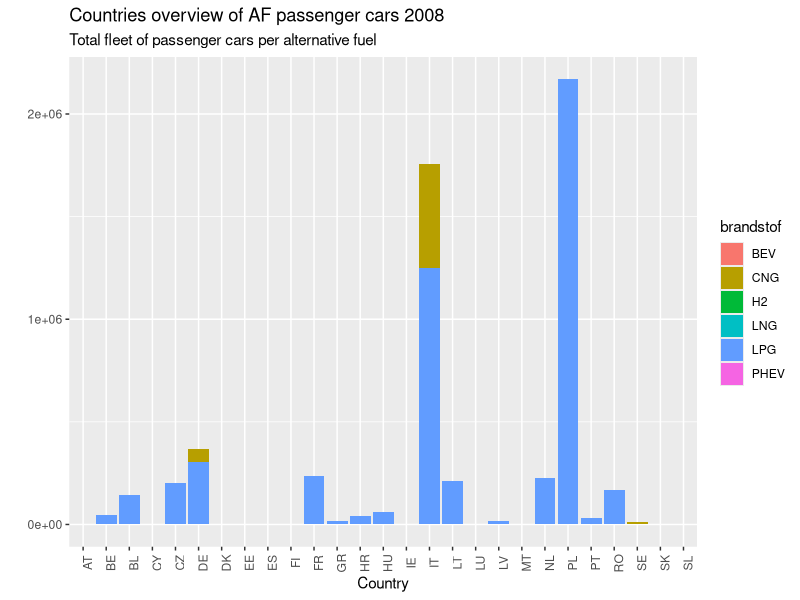
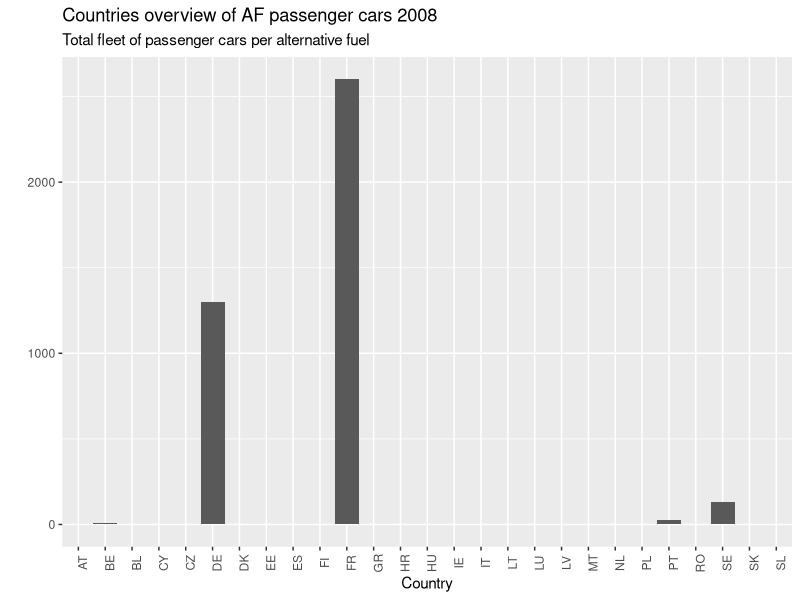
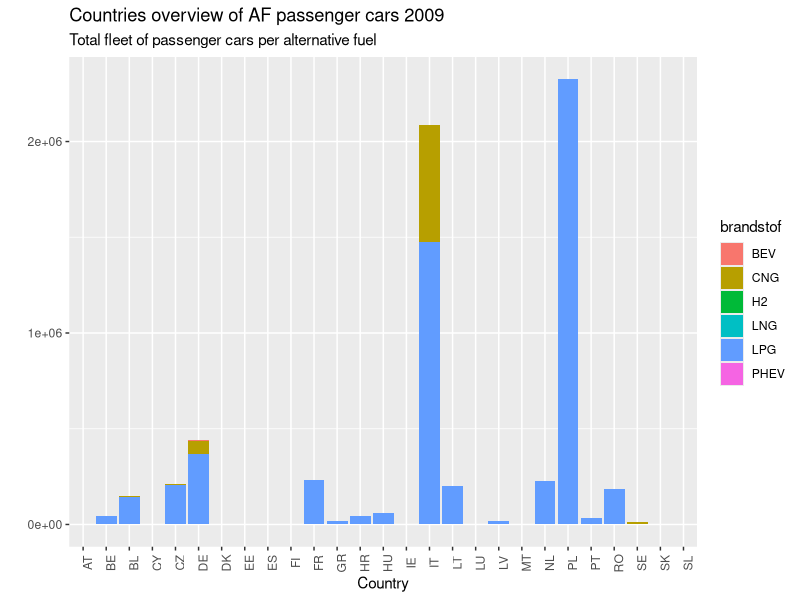
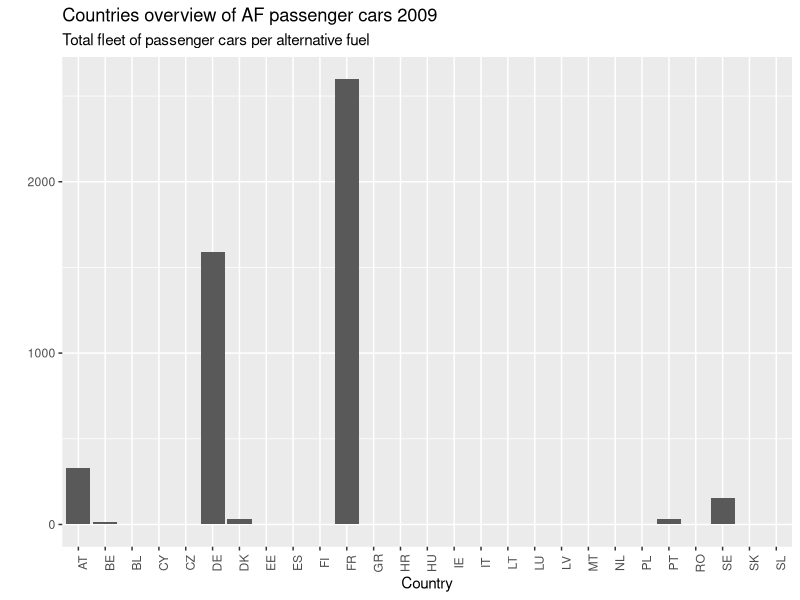
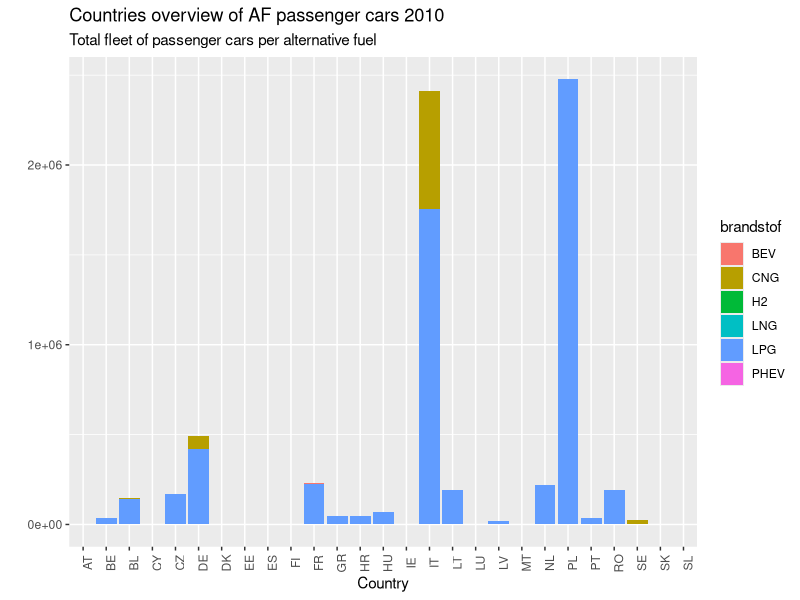
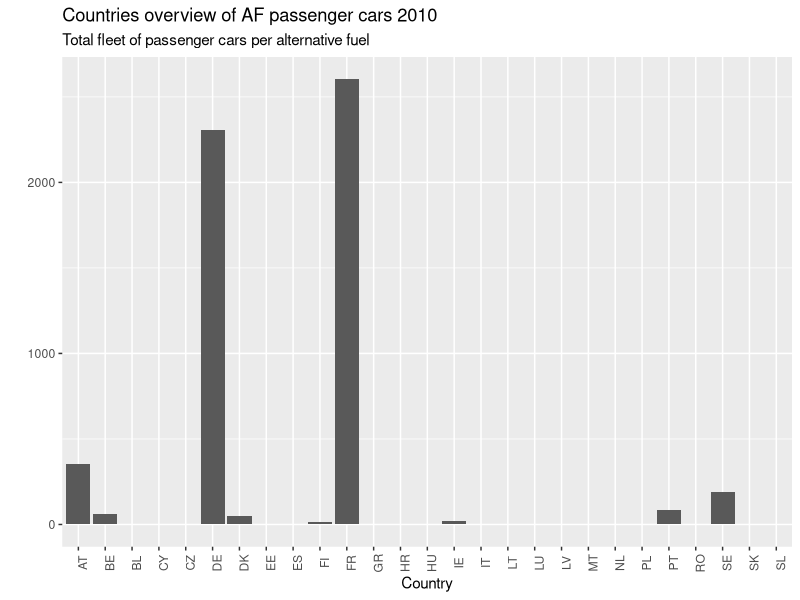
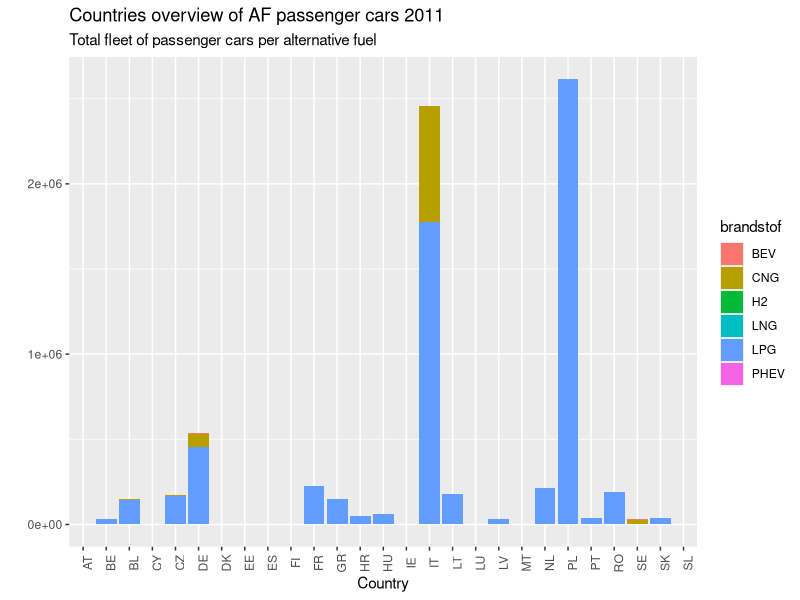
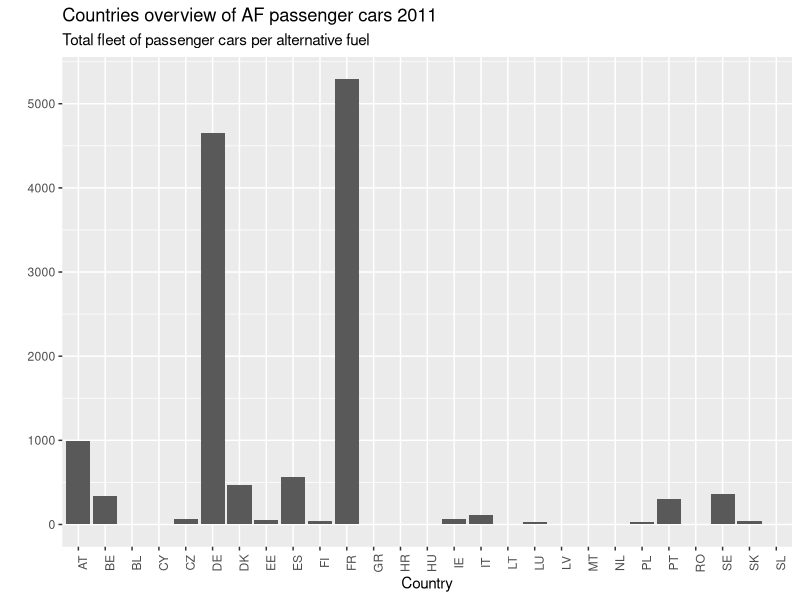

Recreate these plots in R, in order.
## ---- chunk 1
knitr::opts_chunk$set(echo = TRUE)
## ---- chunk 2
library(readr)
library(dplyr)
library(ggplot2)
library(readxl)
library(tidyr)

countriesafpassengercars <- read_xlsx("Countries overview of af passenger cars.xlsx", skip = 2 , col_types = c("text", "text", "numeric", "numeric", "numeric", "numeric", "numeric", "numeric", "numeric"))
summary(countriesafpassengercars)
## ---- chunk 3
countriesafpassengercarsev <- countriesafpassengercars %>% mutate('EV' = BEV + PHEV)
countriesafpassengercars <- countriesafpassengercars %>% gather('BEV', 'H2', 'CNG', 'LNG', 'PHEV', 'LPG', 'Total', key = 'brandstof', value = 'waardes')
## ---- chunk 4

countriesafpassengercars %>% filter(brandstof != 'Total', Year == '2008') %>% ggplot(aes(x = Country, y = waardes, fill = brandstof))+ geom_col(position = "stack") + labs(title = 'Countries overview of AF passenger cars 2008', subtitle = 'Total fleet of passenger cars per alternative fuel', y = '')  + scale_y_continuous(breaks = seq(0,10000000, by= 1000000)) + theme(axis.text.x = element_text(angle = 90))

## ---- chunk 5

countriesafpassengercarsev %>% filter(Year == '2008') %>% ggplot(aes(x = Country, y = EV))+ geom_col() + labs(title = 'Countries overview of AF passenger cars 2008', subtitle = 'Total fleet of passenger cars per alternative fuel', y = '')  + scale_y_continuous(breaks = seq(0,10000, by= 1000)) + theme(axis.text.x = element_text(angle = 90))

## ---- chunk 6

countriesafpassengercars %>% filter(brandstof != 'Total', Year == '2009') %>% ggplot(aes(x = Country, y = waardes, fill = brandstof))+ geom_col(position = "stack") + labs(title = 'Countries overview of AF passenger cars 2009', subtitle = 'Total fleet of passenger cars per alternative fuel', y = '')  + scale_y_continuous(breaks = seq(0,10000000, by= 1000000)) + theme(axis.text.x = element_text(angle = 90))

## ---- chunk 7

countriesafpassengercarsev %>% filter(Year == '2009') %>% ggplot(aes(x = Country, y = EV))+ geom_col() + labs(title = 'Countries overview of AF passenger cars 2009', subtitle = 'Total fleet of passenger cars per alternative fuel', y = '')  + scale_y_continuous(breaks = seq(0,10000, by= 1000)) + theme(axis.text.x = element_text(angle = 90))

## ---- chunk 8

countriesafpassengercars %>% filter(brandstof != 'Total', Year == '2010') %>% ggplot(aes(x = Country, y = waardes, fill = brandstof))+ geom_col(position = "stack") + labs(title = 'Countries overview of AF passenger cars 2010', subtitle = 'Total fleet of passenger cars per alternative fuel', y = '')  + scale_y_continuous(breaks = seq(0,10000000, by= 1000000)) + theme(axis.text.x = element_text(angle = 90))

## ---- chunk 9

countriesafpassengercarsev %>% filter(Year == '2010') %>% ggplot(aes(x = Country, y = EV))+ geom_col() + labs(title = 'Countries overview of AF passenger cars 2010', subtitle = 'Total fleet of passenger cars per alternative fuel', y = '')  + scale_y_continuous(breaks = seq(0,10000, by= 1000)) + theme(axis.text.x = element_text(angle = 90))

## ---- chunk 10

countriesafpassengercars %>% filter(brandstof != 'Total', Year == '2011') %>% ggplot(aes(x = Country, y = waardes, fill = brandstof))+ geom_col(position = "stack") + labs(title = 'Countries overview of AF passenger cars 2011', subtitle = 'Total fleet of passenger cars per alternative fuel', y = '')  + scale_y_continuous(breaks = seq(0,10000000, by= 1000000)) + theme(axis.text.x = element_text(angle = 90))

## ---- chunk 11

countriesafpassengercarsev %>% filter(Year == '2011') %>% ggplot(aes(x = Country, y = EV))+ geom_col() + labs(title = 'Countries overview of AF passenger cars 2011', subtitle = 'Total fleet of passenger cars per alternative fuel', y = '')  + scale_y_continuous(breaks = seq(0,10000, by= 1000)) + theme(axis.text.x = element_text(angle = 90))

## ---- chunk 12

countriesafpassengercars %>% filter(brandstof != 'Total', Year == '2012') %>% ggplot(aes(x = Country, y = waardes, fill = brandstof))+ geom_col(position = "stack") + labs(title = 'Countries overview of AF passenger cars 2012', subtitle = 'Total fleet of passenger cars per alternative fuel', y = '')  + scale_y_continuous(breaks = seq(0,10000000, by= 1000000)) + theme(axis.text.x = element_text(angle = 90))

## ---- chunk 13

countriesafpassengercarsev %>% filter(Year == '2012') %>% ggplot(aes(x = Country, y = EV))+ geom_col() + labs(title = 'Countries overview of AF passenger cars 2012', subtitle = 'Total fleet of passenger cars per alternative fuel', y = '')  + scale_y_continuous(breaks = seq(0,10000, by= 1000)) + theme(axis.text.x = element_text(angle = 90))

## ---- chunk 14

countriesafpassengercars %>% filter(brandstof != 'Total', Year == '2013') %>% ggplot(aes(x = Country, y = waardes, fill = brandstof))+ geom_col(position = "stack") + labs(title = 'Countries overview of AF passenger cars 2013', subtitle = 'Total fleet of passenger cars per alternative fuel', y = '')  + scale_y_continuous(breaks = seq(0,10000000, by= 1000000)) + theme(axis.text.x = element_text(angle = 90))

## ---- chunk 15

countriesafpassengercarsev %>% filter(Year == '2013') %>% ggplot(aes(x = Country, y = EV))+ geom_col() + labs(title = 'Countries overview of AF passenger cars 2013', subtitle = 'Total fleet of passenger cars per alternative fuel', y = '')  + scale_y_continuous(breaks = seq(0,100000, by= 10000)) + theme(axis.text.x = element_text(angle = 90))

## ---- chunk 16

countriesafpassengercars %>% filter(brandstof != 'Total', Year == '2014') %>% ggplot(aes(x = Country, y = waardes, fill = brandstof))+ geom_col(position = "stack") + labs(title = 'Countries overview of AF passenger cars 2014', subtitle = 'Total fleet of passenger cars per alternative fuel', y = '')  + scale_y_continuous(breaks = seq(0,10000000, by= 1000000)) + theme(axis.text.x = element_text(angle = 90))

## ---- chunk 17

countriesafpassengercarsev %>% filter(Year == '2014') %>% ggplot(aes(x = Country, y = EV))+ geom_col() + labs(title = 'Countries overview of AF passenger cars 2014', subtitle = 'Total fleet of passenger cars per alternative fuel', y = '')  + scale_y_continuous(breaks = seq(0,100000, by= 10000)) + theme(axis.text.x = element_text(angle = 90))

## ---- chunk 18

countriesafpassengercars %>% filter(brandstof != 'Total', Year == '2015') %>% ggplot(aes(x = Country, y = waardes, fill = brandstof))+ geom_col(position = "stack") + labs(title = 'Countries overview of AF passenger cars 2015', subtitle = 'Total fleet of passenger cars per alternative fuel', y = '')  + scale_y_continuous(breaks = seq(0,10000000, by= 1000000)) + theme(axis.text.x = element_text(angle = 90))

## ---- chunk 19

countriesafpassengercarsev %>% filter(Year == '2015') %>% ggplot(aes(x = Country, y = EV))+ geom_col() + labs(title = 'Countries overview of AF passenger cars 2015', subtitle = 'Total fleet of passenger cars per alternative fuel', y = '')  + scale_y_continuous(breaks = seq(0,100000, by= 10000)) + theme(axis.text.x = element_text(angle = 90))

## ---- chunk 20

countriesafpassengercars %>% filter(brandstof != 'Total', Year == '2016') %>% ggplot(aes(x = Country, y = waardes, fill = brandstof))+ geom_col(position = "stack") + labs(title = 'Countries overview of AF passenger cars 2016', subtitle = 'Total fleet of passenger cars per alternative fuel', y = '')  + scale_y_continuous(breaks = seq(0,10000000, by= 1000000)) + theme(axis.text.x = element_text(angle = 90))

## ---- chunk 21

countriesafpassengercarsev %>% filter(Year == '2016') %>% ggplot(aes(x = Country, y = EV))+ geom_col() + labs(title = 'Countries overview of AF passenger cars 2016', subtitle = 'Total fleet of passenger cars per alternative fuel', y = '')  + scale_y_continuous(breaks = seq(0,100000, by= 10000)) + theme(axis.text.x = element_text(angle = 90))

## ---- chunk 22

countriesafpassengercars %>% filter(brandstof != 'Total', Year == '2017') %>% ggplot(aes(x = Country, y = waardes, fill = brandstof))+ geom_col(position = "stack") + labs(title = 'Countries overview of AF passenger cars 2017', subtitle = 'Total fleet of passenger cars per alternative fuel', y = '')  + scale_y_continuous(breaks = seq(0,10000000, by= 1000000)) + theme(axis.text.x = element_text(angle = 90))

## ---- chunk 23

countriesafpassengercarsev %>% filter(Year == '2017') %>% ggplot(aes(x = Country, y = EV))+ geom_col() + labs(title = 'Countries overview of AF passenger cars 2017', subtitle = 'Total fleet of passenger cars per alternative fuel', y = '')  + scale_y_continuous(breaks = seq(0,1000000, by= 10000)) + theme(axis.text.x = element_text(angle = 90))

## ---- chunk 24

countriesafpassengercars %>% filter(brandstof != 'Total', Year == '2018') %>% ggplot(aes(x = Country, y = waardes, fill = brandstof))+ geom_col(position = "stack") + labs(title = 'Countries overview of AF passenger cars 2018', subtitle = 'Total fleet of passenger cars per alternative fuel', y = '')  + scale_y_continuous(breaks = seq(0,10000000, by= 1000000)) + theme(axis.text.x = element_text(angle = 90))

## ---- chunk 25

countriesafpassengercarsev %>% filter(Year == '2018') %>% ggplot(aes(x = Country, y = EV))+ geom_col() + labs(title = 'Countries overview of AF passenger cars 2018', subtitle = 'Total fleet of passenger cars per alternative fuel', y = '')  + scale_y_continuous(breaks = seq(0,1000000, by= 10000)) + theme(axis.text.x = element_text(angle = 90))

## ---- chunk 26

countriesafpassengercars %>% filter(brandstof != 'Total', Year == '2019') %>% ggplot(aes(x = Country, y = waardes, fill = brandstof))+ geom_col(position = "stack") + labs(title = 'Countries overview of AF passenger cars 2019', subtitle = 'Total fleet of passenger cars per alternative fuel', y = '')  + scale_y_continuous(breaks = seq(0,10000000, by= 1000000)) + theme(axis.text.x = element_text(angle = 90))

## ---- chunk 27

countriesafpassengercarsev %>% filter(Year == '2019') %>% ggplot(aes(x = Country, y = EV))+ geom_col() + labs(title = 'Countries overview of AF passenger cars 2019', subtitle = 'Total fleet of passenger cars per alternative fuel', y = '')  + scale_y_continuous(breaks = seq(0,1000000, by= 10000)) + theme(axis.text.x = element_text(angle = 90))

## ---- chunk 28

countriesafpassengercars %>% filter(brandstof != 'Total', Year == '2020') %>% ggplot(aes(x = Country, y = waardes, fill = brandstof))+ geom_col(position = "stack") + labs(title = 'Countries overview of AF passenger cars 2020', subtitle = 'Total fleet of passenger cars per alternative fuel', y = '')  + scale_y_continuous(breaks = seq(0,10000000, by= 1000000)) + theme(axis.text.x = element_text(angle = 90))

## ---- chunk 29

countriesafpassengercarsev %>% filter(Year == '2020') %>% ggplot(aes(x = Country, y = EV))+ geom_col() + labs(title = 'Countries overview of AF passenger cars 2020', subtitle = 'Total fleet of passenger cars per alternative fuel', y = '')  + scale_y_continuous(breaks = seq(0,1000000, by= 10000)) + theme(axis.text.x = element_text(angle = 90))

## ---- chunk 30

countriesafpassengercars %>% filter(brandstof != 'Total', Country == 'BE') %>% ggplot(aes(x = Year, y = waardes, group = brandstof, color = brandstof))+ geom_line()  + labs(title = 'Overview of AF passenger cars BE', subtitle = 'Total fleet of passenger cars per alternative fuel', y = '')  + scale_y_continuous(breaks = seq(0,100000, by= 10000)) + theme(axis.text.x = element_text(angle = 90))

## ---- chunk 31

countriesafpassengercarsev %>% filter(Country == 'BE') %>% ggplot(aes(x = Year, y = EV))+ geom_col() + labs(title = 'Overview of AF passenger cars BE electric', subtitle = 'Total fleet of passenger cars per alternative fuel', y = '')  + scale_y_continuous(breaks = seq(0,100000, by= 10000)) + theme(axis.text.x = element_text(angle = 90))

